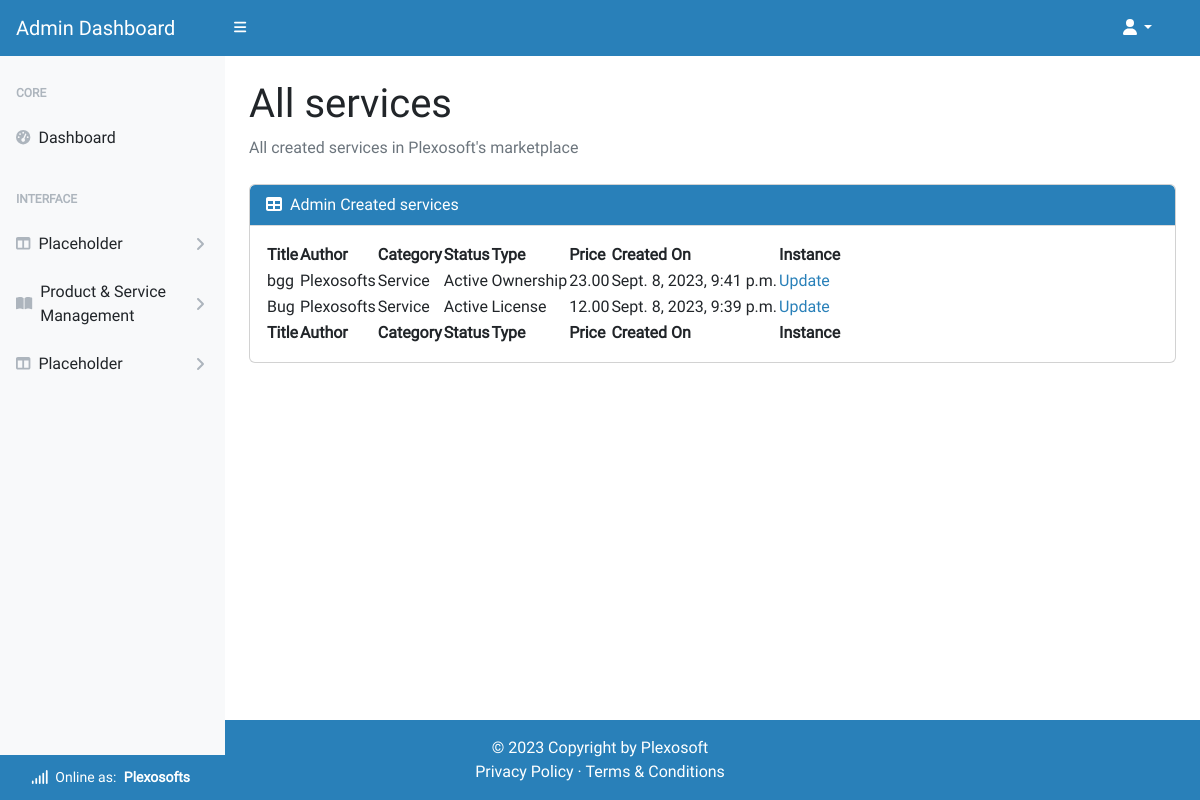
/account/admin/all_service/ (signed in), run on an earlier commit of the app's database.
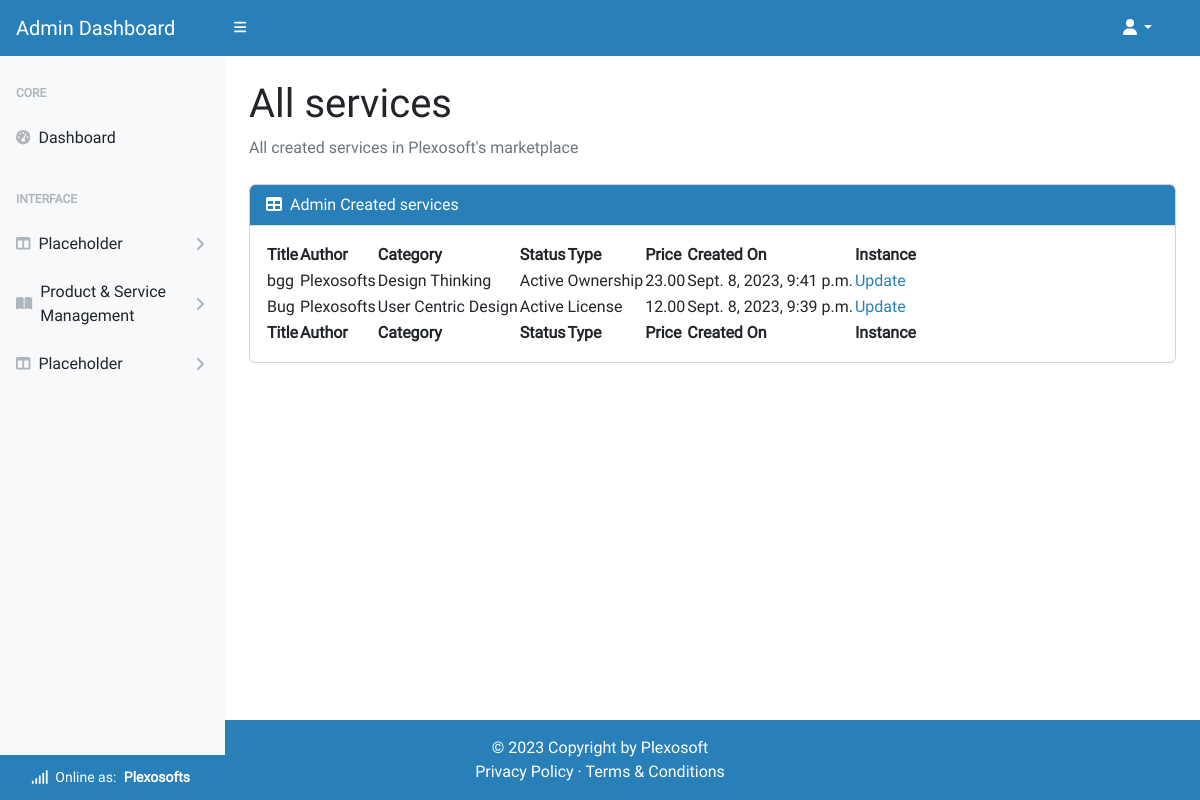
And on a later commit of the database.
### product_service/models.py (models this page shows, shortened)
class Service(models.Model):
    title = models.CharField(max_length=64, unique=True)
    sku = models.CharField(max_length=64, unique=True)
    price = models.DecimalField(max_digits=6, decimal_places=2)
    description = models.TextField(max_length=528)
    status = models.IntegerField(choices=STATUS, default=0)
    category = models.ForeignKey(
        Category, on_delete=models.SET_NULL,
        related_name='service_categories', null=True, blank=True)
    excerpt = models.CharField(max_length=264)
    type = models.IntegerField(choices=SCOPE_TYPE, default=1)
    instance = models.IntegerField(choices=INSTANCE_TYPE, default=1)
    code = models.ManyToManyField(CodeType, related_name="code_type_service")
    service = models.ManyToManyField(
        ServiceType, related_name="on_service_type")
    preview = models.URLField(
        max_length=1024, null=True, blank=True, unique=True)
    docs = models.URLField(
        max_length=1024, null=True, blank=True, unique=True)
    slug = models.SlugField(max_length=200, unique=True, blank=True)
    image = models.ImageField(null=True, blank=True)
    image_url = models.URLField(max_length=1024, null=True, blank=True)
    author = models.ForeignKey(
        'homepage.UserProfile', on_delete=models.SET_NULL,
        related_name='service_authors', null=True)
    created_on = models.DateTimeField(auto_now_add=True)
    likes = models.ManyToManyField(
        'homepage.Like', related_name='service_likes', blank=True)
    comments = models.ManyToManyField(
        'homepage.Comment', related_name='service_comments', blank=True)
    transactions = models.ManyToManyField(
        'homepage.UserProfile', through='Transaction',
        related_name='service_transactions', blank=True)
    download_url = models.ManyToManyField(
        'Download', related_name='service_downloads', blank=True)
    class Meta:
        ordering = ['title']

class Category(models.Model):
    category_name = models.CharField(max_length=64, unique=True)
    alt_name = models.CharField(max_length=64, unique=True)
    class Meta:
        ordering = ['category_name']
        verbose_name_plural = "Categories"

### homepage/models.py (models this page shows)
class UserProfile(AbstractUser):
    email = models.EmailField(
        unique=True)
    role = models.IntegerField(choices=ROLES, default=0)
    type = models.IntegerField(choices=USER_TYPE, default=0)
    status = models.IntegerField(choices=STATUS, default=2)
    user_transactions = models.ManyToManyField(
        'product_service.Product',
        through='product_service.Transaction',
        related_name='user_profiles')
    class Meta:
        ordering = ['username']
    def __str__(self):
        return f'{self.username}'

### product_service/views.py (the view)
# urls.py: path('account/admin/all_service/', ServiceList.as_view(),
class ServiceList(ServiceBaseListView):
    template_name = 'admin-dashboard/all_services.html'
    context_object_name = 'admin_all_services'

### admin_dashboard/views.py (called while the page is built)
    def test_func(self):
        user_profile = self.request.user
        return user_profile and user_profile.role == 1

### homepage/custom_context_processors.py (called while the page is built)
def get_verified_email(request):
    if request.user.is_authenticated:
        try:
            email_object = EmailAddress.objects.get(user=request.user)
            if email_object.verified:
                return {'get_verified_email': email_object}
        except EmailAddress.DoesNotExist:
            pass
    return {'get_verified_email': None}

### product_service/views.py (called while the page is built)
    def get_queryset(self):
        return Service.objects.order_by('-created_on')

### admin_dashboard/templates/admin-dashboard/all_services.html
{% extends "admin-dashboard/base.html" %}
{% block content%}
<main class="pb-5 mb-5">
    <div class="container-fluid p-4 pt-0 pb-5">
        <h1 class="mt-4">All services</h1>
        <ol class="breadcrumb mb-4">
            <li class="breadcrumb-item active">All created services in Plexosoft's marketplace</li>
        </ol>
        <div class="card mb-4">
            <div class="card-header">
                <i class="fas fa-table me-1"></i>
                Admin Created services
            </div>
            <div class="card-body">
                <table id="datatablesSimple">
                    <thead>
                        <tr>
                            <th>Title</th>
                            <th>Author</th>
                            <th>Category</th>
                            <th>Status</th>
                            <th>Type</th>
                            <th>Price</th>
                            <th>Created On</th>
                            <th>Instance</th>
                        </tr>
                    </thead>
                    <tfoot>
                        <tr>
                            <th>Title</th>
                            <th>Author</th>
                            <th>Category</th>
                            <th>Status</th>
                            <th>Type</th>
                            <th>Price</th>
                            <th>Created On</th>
                            <th>Instance</th>
                        </tr>
                    </tfoot>
                    <tbody>
                        {% for service in admin_all_services.all %}
                        <tr>
                            <td>{{ service.title }}</td>
                            <td>{{ service.author }}</td>
                            <td>{{ service.category.category_name }}</td>
                            <td>{{ service.get_status_display }}</td>
                            <td>{{ service.get_type_display }}</td>
                            <td>{{ service.price }}</td>
                            <td>{{ service.created_on }}</td>
                            <td>
                                <a href="{% url 'admin_service_update' service.slug %}">Update</a>
                            </td>
                        </tr>
                        {% endfor %}
                    </tbody>
                </table>
            </div>
        </div>
    </div>
</main>
{% endblock %}

What changed in the data, as far as the page shows it:
changed Service "bgg": category.category_name "Service" → "Design Thinking"
changed Service "Bug": category.category_name "Service" → "User Centric Design"
